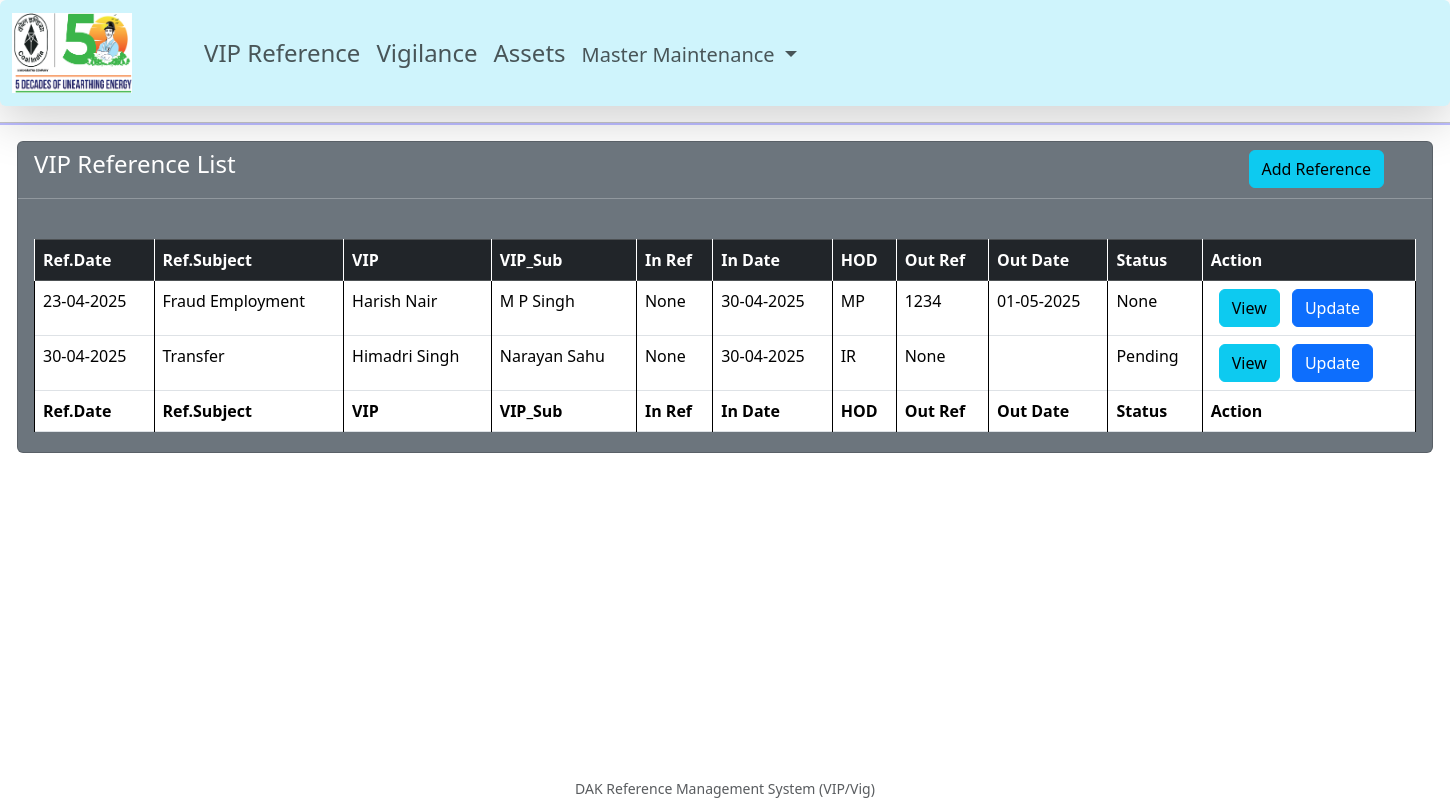
The app's page /vip/ with its own data.
### vip_ref/models.py (models this page shows, shortened)
class Reference(models.Model):
    pending_choices=[
        ('Pending','Pending'),
        ('Partial','Partial'),
        ('Replied','Replied')
    ]
    reference_dt = models.DateField()
    reference_subject = models.CharField(max_length=200)
    vip = models.ForeignKey(VIP, on_delete=models.CASCADE)
    vip_sub = models.CharField(max_length=60,null=True,blank=True)
    reference_contents = models.TextField(null=True, blank=True)
    inward_ref= models.CharField(max_length=100, null=True, blank=True)
    inward_dt = models.DateField(null=True,blank=True)
    hod = models.ManyToManyField(HOD, blank=True, related_name='references')
    hod_reply = models.ManyToManyField(HOD, blank=True, related_name='references_reply')
    outward_ref = models.CharField(max_length=60, null=True, blank=True)
    outward_dt = models.DateField(null=True,blank=True)
    subject_file = models.FileField(upload_to='subject',null=True, blank=True, default=get_default)
    reply_file = models.FileField(upload_to='reply',null=True, blank=True, default=get_default)
    pending = models.CharField(choices= pending_choices,null=True, blank=True)
    remarks = models.TextField(null=True, blank=True)
    updated = models.DateTimeField(auto_now=True)
    created = models.DateTimeField(auto_now_add=True)
    class Meta:
        ordering = ['-inward_dt']

class VIP(models.Model):
    vip= models.CharField(max_length=20)
    def __str__(self):
        return self.vip

class HOD(models.Model):
    hod= models.CharField(max_length=20)
    def __str__(self):
        return self.hod

### vip_ref/views.py (the view)
# urls.py: 2. Add a URL to urlpatterns:  path('', views.home, name='home')
def home(request):
    data= Reference.objects.all()
    context= {'data':data}
    return render(request, 'vip_ref/home.html', context)

### vip_ref/templates/vip_ref/home.html
{% extends 'base.html' %}
{% load static %}
{% block content %}
        <div class="container-fluid" style="width:1440px;">
        <div class="card text-white bg-secondary fw-800" >
            <div class='position-relative mb-3'>
                <div class='position-absolute top-0 start-0'>
                    <h4 class="text-white mx-3 mt-2"> VIP Reference List </h4>
                </div>
                <div class="position-absolute top-0 end-0 mt-2 me-5">
                    <a class="btn btn-info " href="{% url 'vip:add_data' %}">Add Reference</a>
                </div>
            </div>
            <br>
            <hr>
        <div class="card-body">
        <table id="example" class="table  table-hover table-bordered mt-2  mb-1" >
            <thead class=" table-dark">
                <tr>
                    <th>Ref.Date</th>
                    <th>Ref.Subject</th>
                    <th>VIP</th>
                    <th>VIP_Sub</th>
                    <th>In Ref</th>
                    <th>In Date</th>
                    <th>HOD</th>
                    <th>Out Ref</th>
                    <th>Out Date</th>
                    <th>Status</th>
                    <th>Action</th>
                </tr>
            </thead>
            <tbody>
                {% for d in data %}
                <tr>
                    <td>{{d.reference_dt | date:"d-m-Y" }}</td>
                    <td>{{d.reference_subject}}</td>
                    <td>{{d.vip}}</td>
                    <td>{{d.vip_sub}}</td>
                    <td>{{d.inward_ref}}</td>
                    <td>{{d.inward_dt| date:"d-m-Y"}}</td>
                    <td>{{d.hod.all|join:", "}}</td>
                    <td>{{d.outward_ref}}</td>
                    <td>{{d.outward_dt | date:"d-m-Y"}}</td>
                    <td>{{d.pending}}</td>
                    <td>
                    <a class="btn btn-info ms-2" href="{% url 'vip:view_ref' d.id %}">View</a>
                    <a class="btn btn-primary ms-2" href="{% url 'vip:update_data' d.id %}">Update</a>
                    </td>
                </tr>
                {% endfor %}
            </tbody>
            <tfoot>
                <tr>
                    <th>Ref.Date</th>
                    <th>Ref.Subject</th>
                    <th>VIP</th>
                    <th>VIP_Sub</th>
                    <th>In Ref</th>
                    <th>In Date</th>
                    <th>HOD</th>
                    <th>Out Ref</th>
                    <th>Out Date</th>
                    <th>Status</th>
                    <th>Action</th>
                </tr>
            </tfoot>
        </table>
    </div>
    </div>
</div>
    {% endblock content %}

### templates/base.html (shortened to what this page needs)
<!DOCTYPE html>
{% load static %}
<html>
    <head>
        <link href="https://cdn.jsdelivr.net/npm/bootstrap@5.3.5/dist/css/bootstrap.min.css" rel="stylesheet" >
        <link rel="stylesheet" type="text/css" href="https://cdn.datatables.net/2.2.2/css/dataTables.dataTables.css">
        <link rel="stylesheet" type="text/css" href="https://cdn.datatables.net/buttons/3.2.2/css/buttons.dataTables.css">
        <link href="https://cdn.jsdelivr.net/npm/select2@4.1.0-rc.0/dist/css/select2.min.css" rel="stylesheet" />
    </head>
    <body>
        {%  include 'nav.html' %}
        {% block content %}
        {% endblock content %}
        <br>
        <br>
        <footer>
                <div class="text-center start-0 end-0 fixed-bottom text-muted">
                    <small> DAK Reference Management System (VIP/Vig) </small>
                </div>
        </footer>
    </body>
</html>

### templates/nav.html (shortened to what this page needs)
{% load static %}
   <nav class="navbar navbar-expand-lg bg-info-subtle shadow-lg rounded-2">
                    <div class="container-fluid ms-0 pe-2 ">
                      <a class="navbar-brand img-fluid" href="{% url 'vip:viphome' %}" >
                         <img src="{% static '/images/logo.png' %}" width="120px" height="80px" >
                      </a>
                      <div class="collapse navbar-collapse" id="navbarNav">
                        <ul class="navbar-nav align-items-baseline justify-content-evenly px-5 ">
                          <li class="nav-item ">
                            <a class="nav-link hovercolor fs-4" aria-current="page" href="{% url 'vip:home' %}">VIP Reference</a>
                          </li>
                          <li class="nav-item ">
                            <a class="nav-link hovercolor fs-4" href="{% url 'vig:vig_home' %}">Vigilance</a>
                          </li>
                          <li class="nav-item ">
                            <a class="nav-link hovercolor fs-4" href="{% url 'fur:fur_home' %}">Assets</a>
                          </li>
                           <li class="nav-item dropdown ">
                            <a class="nav-link dropdown-toggle  fs-5 hovercolor" href="#" role="button" data-bs-toggle="dropdown" aria-expanded="false">
                              Master Maintenance
                            </a>
                          </li>
                        </ul>
                      </div>
                    </div>
                  </nav>
                  <hr style="width:100%; border-bottom: 2px solid blue;">

### templates/base.html (style rules this page uses)
thead { position: sticky; padding: 3px; margin: 3px; top: 0; }
td, th { border: 1px solid; }

### records on screen
Reference: reference_dt "23-04-2025", reference_subject "Fraud Employment", vip "Harish Nair", vip_sub "M P Singh", inward_ref "None", inward_dt "30-04-2025", hod.all "MP", outward_ref "1234", outward_dt "01-05-2025", pending "None"
Reference: reference_dt "30-04-2025", reference_subject "Transfer", vip "Himadri Singh", vip_sub "Narayan Sahu", inward_ref "None", inward_dt "30-04-2025", hod.all "IR", outward_ref "None", pending "Pending"
